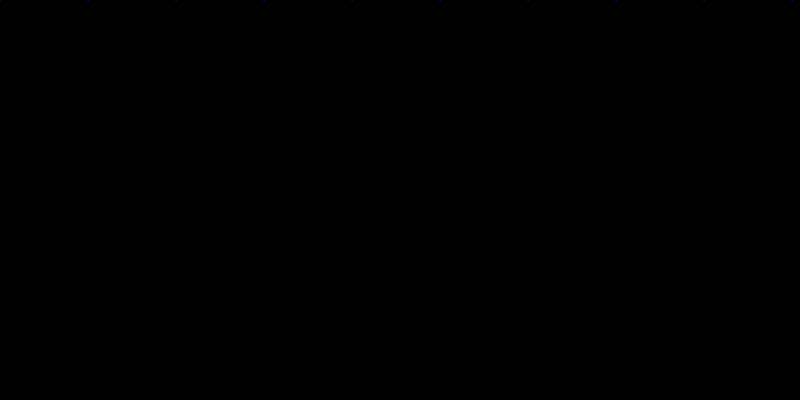
Frame 1 (no input)
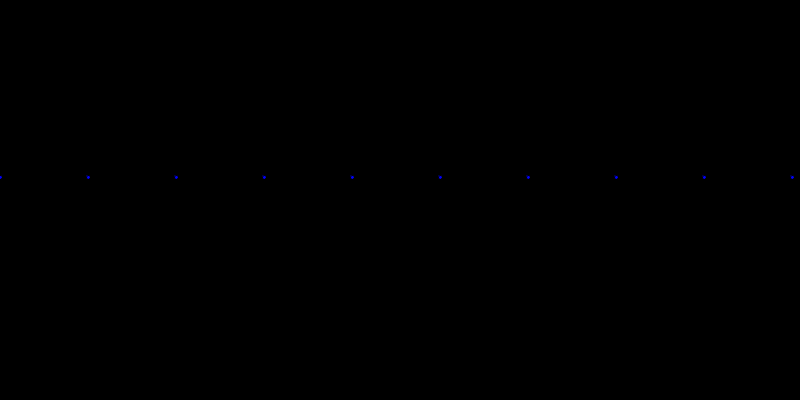
Frame 60 (the mouse pressed at the canvas centre just before this capture)
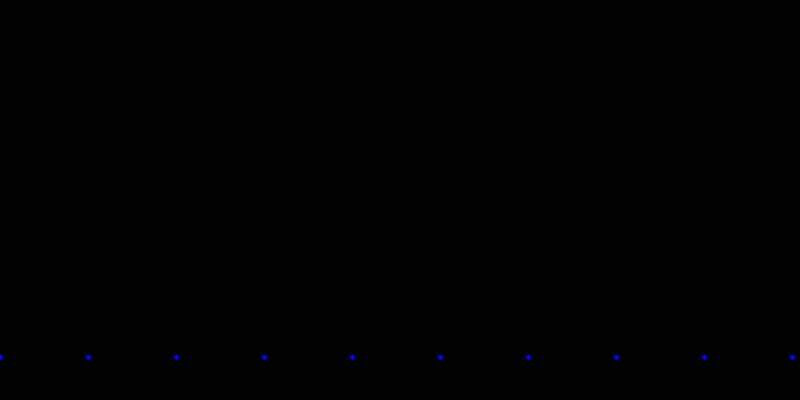
Frame 120 (the mouse held since frame 60 and released just before this capture)

The Processing sketch that drew these frames (run headless with seeded random() and noise(); from frame 60 on, the mouse is pressed at the canvas centre):

// Processing sketch: processing_162827
// ── processing_162827.pde

int x = 0;
int y = 0;
int yspeed=3;
int size = 3;


void setup(){
  size(800,400);
}

void draw(){
  background(0);
  fill(0, 0, 255);
  for(int i=0; i<10; i++){
    ellipse(x + i*(width/9), y, size, size); //divide by 4 because you know there are 4 gaps between 5 circles
}
  
  size = size +1;
  if(size > 60){
    size = 3;
  }
  
  y=y+yspeed;
  if(y < 0 || y > height){
    yspeed=-yspeed;
}
}
